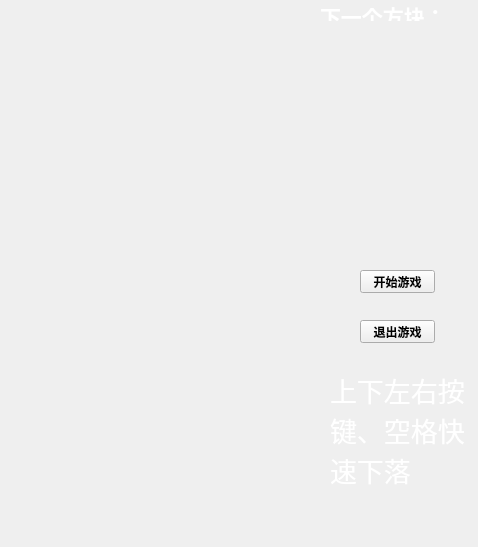
<?xml version="1.0" encoding="UTF-8"?>
<ui version="4.0">
 <class>MainWindow</class>
 <widget class="QMainWindow" name="MainWindow">
  <property name="geometry">
   <rect>
    <x>0</x>
    <y>0</y>
    <width>478</width>
    <height>547</height>
   </rect>
  </property>
  <property name="font">
   <font>
    <family>ADMUI3Lg</family>
    <weight>75</weight>
    <bold>true</bold>
   </font>
  </property>
  <property name="windowTitle">
   <string>Tetris</string>
  </property>
  <widget class="QWidget" name="centralWidget">
   <widget class="QPushButton" name="pushButton">
    <property name="geometry">
     <rect>
      <x>360</x>
      <y>270</y>
      <width>75</width>
      <height>23</height>
     </rect>
    </property>
    <property name="text">
     <string>开始游戏</string>
    </property>
   </widget>
   <widget class="QPushButton" name="pushButton_2">
    <property name="geometry">
     <rect>
      <x>360</x>
      <y>320</y>
      <width>75</width>
      <height>23</height>
     </rect>
    </property>
    <property name="text">
     <string>退出游戏</string>
    </property>
   </widget>
   <widget class="QLabel" name="label">
    <property name="geometry">
     <rect>
      <x>320</x>
      <y>0</y>
      <width>121</width>
      <height>21</height>
     </rect>
    </property>
    <property name="font">
     <font>
      <family>楷体</family>
      <pointsize>16</pointsize>
      <weight>75</weight>
      <bold>true</bold>
     </font>
    </property>
    <property name="text">
     <string>&lt;html&gt;&lt;head/&gt;&lt;body&gt;&lt;p&gt;&lt;span style=&quot; color:#ffffff;&quot;&gt;下一个方块：&lt;/span&gt;&lt;/p&gt;&lt;/body&gt;&lt;/html&gt;</string>
    </property>
   </widget>
   <widget class="QLabel" name="label_2">
    <property name="geometry">
     <rect>
      <x>330</x>
      <y>370</y>
      <width>141</width>
      <height>161</height>
     </rect>
    </property>
    <property name="font">
     <font>
      <family>黑体</family>
      <pointsize>20</pointsize>
      <weight>50</weight>
      <bold>false</bold>
     </font>
    </property>
    <property name="text">
     <string>&lt;html&gt;&lt;head/&gt;&lt;body&gt;&lt;p&gt;&lt;span style=&quot; color:#ffffff;&quot;&gt;上下左右按键、空格快速下落&lt;/span&gt;&lt;/p&gt;&lt;/body&gt;&lt;/html&gt;</string>
    </property>
    <property name="alignment">
     <set>Qt::AlignLeading|Qt::AlignLeft|Qt::AlignTop</set>
    </property>
    <property name="wordWrap">
     <bool>true</bool>
    </property>
   </widget>
  </widget>
 </widget>
 <layoutdefault spacing="6" margin="11"/>
 <resources/>
 <connections/>
</ui>
